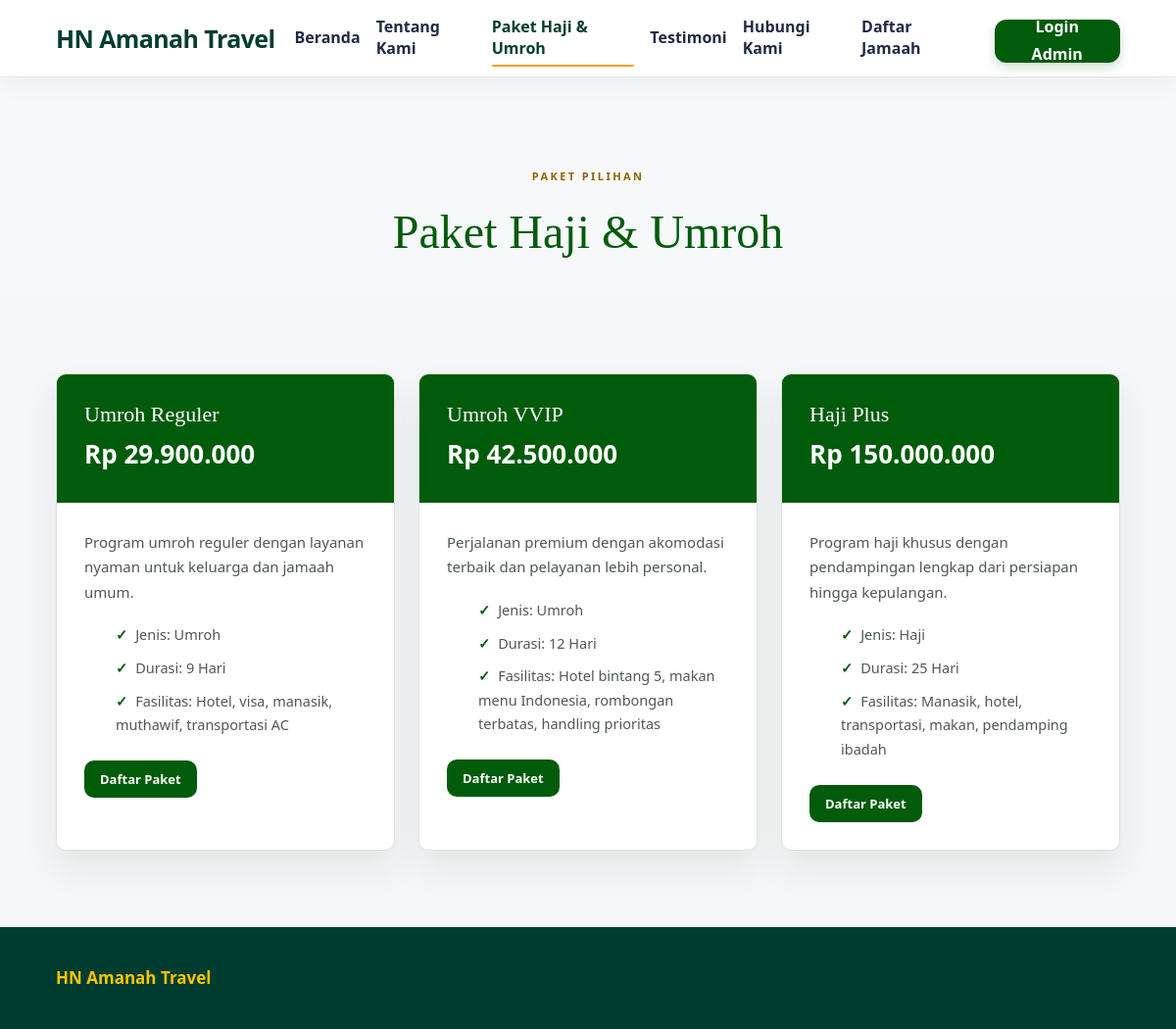
/paket.php, run on the app's committed database.
### tables this page shows
CREATE TABLE paket (
    id_paket INT AUTO_INCREMENT PRIMARY KEY,
    nama_paket VARCHAR(100) NOT NULL,
    jenis_paket VARCHAR(50) NOT NULL,
    harga INT NOT NULL,
    durasi VARCHAR(50) NOT NULL,
    fasilitas TEXT NOT NULL,
    deskripsi TEXT NOT NULL
);

### paket.php (the view, shortened to what this page needs)
<?php
include 'koneksi.php';
$query = mysqli_query($konek, "SELECT * FROM paket ORDER BY id_paket ASC");
?>
<!DOCTYPE html>
<html lang="en">
<head>
  <link href="https://cdn.jsdelivr.net/npm/bootstrap@5.3.3/dist/css/bootstrap.min.css" rel="stylesheet">
  <link rel="stylesheet" href="style.css">
</head>
<body>
<nav class="navbar navbar-expand-lg site-navbar">
  <div class="container">
    <a href="index.php" class="navbar-brand brand">HN Amanah Travel</a>
    <div class="collapse navbar-collapse" id="mainNav">
      <ul class="navbar-nav ms-auto align-items-lg-center gap-lg-2">
        <li class="nav-item"><a class="nav-link" href="index.php">Beranda</a></li>
        <li class="nav-item"><a class="nav-link" href="tentang.php">Tentang Kami</a></li>
        <li class="nav-item"><a class="nav-link active" href="paket.php">Paket Haji & Umroh</a></li>
        <li class="nav-item"><a class="nav-link" href="testimoni.php">Testimoni</a></li>
        <li class="nav-item"><a class="nav-link" href="hubungi.php">Hubungi Kami</a></li>
        <li class="nav-item"><a class="nav-link" href="daftar.php">Daftar Jamaah</a></li>
        <li class="nav-item ms-lg-2"><a href="login.php" class="btn-login">Login Admin</a></li>
      </ul>
    </div>
  </div>
</nav>
<header class="package-hero">
  <div class="container">
    <span class="eyebrow">Paket Pilihan</span>
    <h1>Paket Haji &amp; Umroh</h1>
  </div>
</header>
<main class="section">
  <div class="container">
    <div class="card-grid-3">
      <?php while ($data = mysqli_fetch_array($query)) { ?>
      <article class="package-card">
        <div class="package-head">
          <h3><?php echo htmlspecialchars($data['nama_paket']); ?></h3>
          <div class="package-price">Rp <?php echo number_format($data['harga'], 0, ',', '.'); ?></div>
        </div>
        <div class="package-body">
          <p><?php echo htmlspecialchars($data['deskripsi']); ?></p>
          <ul>
            <li>Jenis: <?php echo htmlspecialchars($data['jenis_paket']); ?></li>
            <li>Durasi: <?php echo htmlspecialchars($data['durasi']); ?></li>
            <li>Fasilitas: <?php echo htmlspecialchars($data['fasilitas']); ?></li>
          </ul>
          <a href="daftar.php?paket=<?php echo urlencode($data['nama_paket']); ?>" class="btn-small">Daftar Paket</a>
        </div>
      </article>
      <?php } ?>
    </div>
  </div>
</main>
<footer class="footer"><div class="container footer-inner"><div class="footer-brand">HN Amanah Travel</div></div></footer>
</body>
</html>

### style.css (style rules this page uses)
*, *::before, *::after { box-sizing: border-box; margin: 0; padding: 0; }
:root { --green: #005b0b; --green-dark: #003d30; --green-soft: #dceedd; --gold: #8a6500; --gold-soft: #ffd35d; --text: #171717; --muted: #5f665f; --line: #dce3dc; --bg: #f5f6f8; --white: #ffffff; --shadow: 0 18px 35px rgba(18, 32, 24, 0.08); --serif: Georgia, 'Times New Roman', serif; --sans: 'Segoe UI', Arial, sans-serif; }
html { scroll-behavior: smooth; }
body { font-family: var(--sans); color: var(--text); background: var(--bg); line-height: 1.7; }
a { text-decoration: none; color: inherit; }
.container { width: min(1110px, calc(100% - 80px)); margin: 0 auto; }
.navbar { position: sticky; top: 0; z-index: 99; background: rgba(255,255,255,0.97); border-bottom: 1px solid #dfe9df; backdrop-filter: blur(10px); }
.brand { font-size: 25px; font-weight: 800; color: var(--green-dark); letter-spacing: -0.6px; white-space: nowrap; }
.btn-login { display: inline-flex; align-items: center; justify-content: center; min-width: 72px; height: 42px; border-radius: 11px; background: var(--green); color: #fff !important; font-weight: 800; padding: 0 19px; box-shadow: 0 5px 12px rgba(0, 91, 11, 0.18); }
.btn-primary, .btn-outline, .btn-gold, .btn-wide, .btn-danger, .btn-small { border: 0; cursor: pointer; display: inline-flex; align-items: center; justify-content: center; gap: 10px; font-family: var(--sans); font-size: 15px; font-weight: 800; transition: transform 0.2s ease, box-shadow 0.2s ease, background 0.2s ease; }
.btn-small { min-height: 38px; padding: 0 16px; border-radius: 10px; background: var(--green); color: #fff; font-size: 13px; }
.eyebrow { display: inline-block; margin-bottom: 18px; color: var(--gold); font-size: 11px; font-weight: 800; letter-spacing: 0.22em; text-transform: uppercase; }
.section { padding: 78px 0; }
.card-grid-3 { display: grid; grid-template-columns: repeat(3, 1fr); gap: 24px; }
.feature-card, .value-card, .testi-card, .package-card, .info-panel, .dashboard-card, .empty-state { background: var(--white); border: 1px solid var(--line); border-radius: 10px; box-shadow: var(--shadow); }
.feature-card h3, .package-card h3, .info-panel h3, .dashboard-card h3 { font-family: var(--serif); font-size: 22px; margin-bottom: 12px; }
.feature-card p, .package-card p, .info-panel p, .dashboard-card p { color: #4e5850; font-size: 15px; }
.package-hero { padding: 86px 0 30px; text-align: center; background: #f7f8fa; }
.package-hero h1 { font-family: var(--serif); color: var(--green); font-size: clamp(40px, 4vw, 58px); }
.package-card { overflow: hidden; }
.package-head { padding: 28px; color: #fff; background: var(--green); }
.package-head h3 { color: #fff; margin-bottom: 4px; }
.package-price { font-size: 26px; font-weight: 900; }
.package-body { padding: 28px; }
.package-body ul { list-style: none; display: grid; gap: 9px; margin: 18px 0 24px; color: #4f5951; font-size: 14.5px; }
.package-body li::before { content: '✓'; color: var(--green); font-weight: 900; margin-right: 8px; }
.footer { background: var(--green-dark); color: #dce9df; padding: 38px 0; }
.footer-inner { display: grid; grid-template-columns: 1fr auto 1fr; align-items: center; gap: 30px; }
.footer-brand { color: #ffc400; font-weight: 900; font-size: 17px; }
.site-navbar { min-height: 78px; padding: 0; background: rgba(255, 255, 255, 0.98); border-bottom: 1px solid #dfe9df; box-shadow: 0 8px 24px rgba(17, 24, 39, 0.04); }
.site-navbar .container { min-height: 78px; display: flex; align-items: center; }
.site-navbar .navbar-collapse { flex-grow: 0; }
.site-navbar .navbar-nav { gap: 12px; }
.site-navbar .nav-link { position: relative; padding: 8px 4px !important; color: #1f2a44; font-weight: 600; line-height: 1.35; }
.site-navbar .nav-link::after { content: ''; position: absolute; left: 4px; right: 4px; bottom: 1px; height: 2px; border-radius: 999px; background: #ff9f1c; transform: scaleX(0); transform-origin: left; transition: transform 0.2s ease; }
.site-navbar .nav-link:hover, .site-navbar .nav-link.active { color: var(--green-dark); }
.site-navbar .nav-link:hover::after, .site-navbar .nav-link.active::after { transform: scaleX(1); }
.site-navbar .btn-login { height: 44px; min-width: 112px; border-radius: 12px; text-align: center; margin-left: 8px; }

### data on the page
paket: nama_paket "Umroh Reguler", harga "29.900.000", deskripsi "Program umroh reguler dengan layanan nyaman untuk keluarga dan jamaah umum.", jenis_paket "Umroh", durasi "9 Hari", fasilitas "Hotel, visa, manasik, muthawif, transportasi AC"
paket: nama_paket "Umroh VVIP", harga "42.500.000", deskripsi "Perjalanan premium dengan akomodasi terbaik dan pelayanan lebih personal.", jenis_paket "Umroh", durasi "12 Hari", fasilitas "Hotel bintang 5, makan menu Indonesia, rombongan terbatas, handling prioritas"
paket: nama_paket "Haji Plus", harga "150.000.000", deskripsi "Program haji khusus dengan pendampingan lengkap dari persiapan hingga kepulangan.", jenis_paket "Haji", durasi "25 Hari", fasilitas "Manasik, hotel, transportasi, makan, pendamping ibadah"
